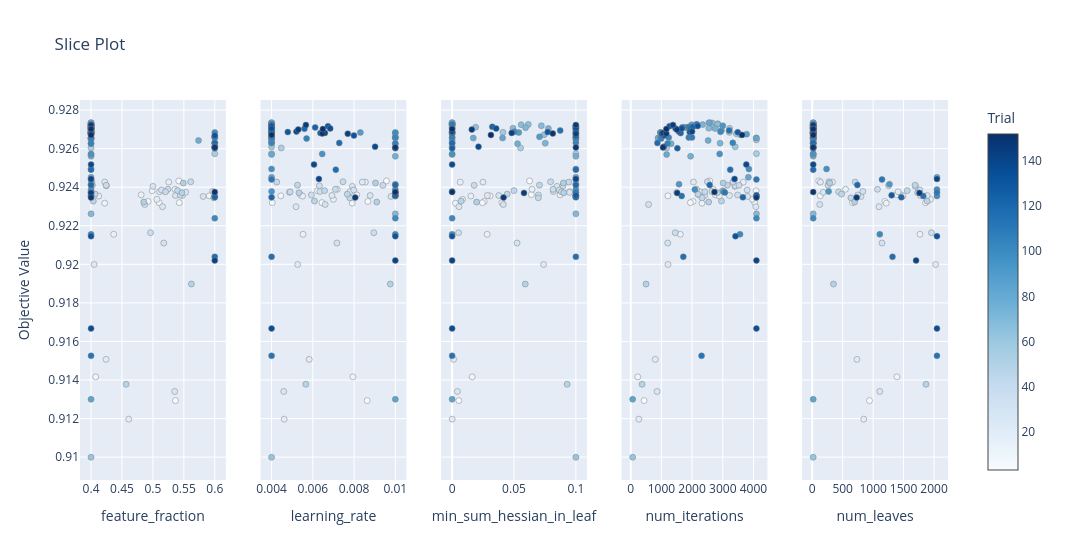

The cell this chart's notebook holds for it:
### Code cell
plot_slice(study)

### Figure 1 — Plotly figure (JSON) as saved in the notebook; plotly's stock layout.template omitted (floating-point values rounded to 4 significant figures; data arrays with more than 128 entries replaced by an {"elided": "..."} marker saying what was removed)
{"data": [{"marker": {"color": {"elided": "150 int values"}, "colorbar": {"title": {"text": "Trial"}, "x": 1, "xpad": 40}, "colorscale": [[0, "rgb(247,251,255)"], [0.125, "rgb(222,235,247)"], [0.25, "rgb(198,219,239)"], [0.375, "rgb(158,202,225)"], [0.5, "rgb(107,174,214)"], [0.625, "rgb(66,146,198)"], [0.75, "rgb(33,113,181)"], [0.875, "rgb(8,81,156)"], [1, "rgb(8,48,107)"]], "line": {"color": "Grey", "width": 0.5}, "showscale": true}, "mode": "markers", "name": "Feasible Trial", "showlegend": false, "type": "scatter", "x": {"elided": "150 float values"}, "xaxis": "x", "y": {"elided": "150 float values"}, "yaxis": "y"}, {"marker": {"color": {"elided": "150 int values"}, "colorbar": {"title": {"text": "Trial"}, "x": 1, "xpad": 40}, "colorscale": [[0, "rgb(247,251,255)"], [0.125, "rgb(222,235,247)"], [0.25, "rgb(198,219,239)"], [0.375, "rgb(158,202,225)"], [0.5, "rgb(107,174,214)"], [0.625, "rgb(66,146,198)"], [0.75, "rgb(33,113,181)"], [0.875, "rgb(8,81,156)"], [1, "rgb(8,48,107)"]], "line": {"color": "Grey", "width": 0.5}, "showscale": false}, "mode": "markers", "name": "Feasible Trial", "showlegend": false, "type": "scatter", "x": {"elided": "150 float values"}, "xaxis": "x2", "y": {"elided": "150 float values"}, "yaxis": "y2"}, {"marker": {"color": {"elided": "150 int values"}, "colorbar": {"title": {"text": "Trial"}, "x": 1, "xpad": 40}, "colorscale": [[0, "rgb(247,251,255)"], [0.125, "rgb(222,235,247)"], [0.25, "rgb(198,219,239)"], [0.375, "rgb(158,202,225)"], [0.5, "rgb(107,174,214)"], [0.625, "rgb(66,146,198)"], [0.75, "rgb(33,113,181)"], [0.875, "rgb(8,81,156)"], [1, "rgb(8,48,107)"]], "line": {"color": "Grey", "width": 0.5}, "showscale": false}, "mode": "markers", "name": "Feasible Trial", "showlegend": false, "type": "scatter", "x": {"elided": "150 float values"}, "xaxis": "x3", "y": {"elided": "150 float values"}, "yaxis": "y3"}, {"marker": {"color": {"elided": "150 int values"}, "colorbar": {"title": {"text": "Trial"}, "x": 1, "xpad": 40}, "colorscale": [[0, "rgb(247,251,255)"], [0.125, "rgb(222,235,247)"], [0.25, "rgb(198,219,239)"], [0.375, "rgb(158,202,225)"], [0.5, "rgb(107,174,214)"], [0.625, "rgb(66,146,198)"], [0.75, "rgb(33,113,181)"], [0.875, "rgb(8,81,156)"], [1, "rgb(8,48,107)"]], "line": {"color": "Grey", "width": 0.5}, "showscale": false}, "mode": "markers", "name": "Feasible Trial", "showlegend": false, "type": "scatter", "x": {"elided": "150 int values"}, "xaxis": "x4", "y": {"elided": "150 float values"}, "yaxis": "y4"}, {"marker": {"color": {"elided": "150 int values"}, "colorbar": {"title": {"text": "Trial"}, "x": 1, "xpad": 40}, "colorscale": [[0, "rgb(247,251,255)"], [0.125, "rgb(222,235,247)"], [0.25, "rgb(198,219,239)"], [0.375, "rgb(158,202,225)"], [0.5, "rgb(107,174,214)"], [0.625, "rgb(66,146,198)"], [0.75, "rgb(33,113,181)"], [0.875, "rgb(8,81,156)"], [1, "rgb(8,48,107)"]], "line": {"color": "Grey", "width": 0.5}, "showscale": false}, "mode": "markers", "name": "Feasible Trial", "showlegend": false, "type": "scatter", "x": {"elided": "150 int values"}, "xaxis": "x5", "y": {"elided": "150 float values"}, "yaxis": "y5"}], "layout": {"title": {"text": "Slice Plot"}, "width": 1500, "xaxis": {"anchor": "y", "domain": [0, 0.168], "title": {"text": "feature_fraction"}}, "xaxis2": {"anchor": "y2", "domain": [0.208, 0.376], "title": {"text": "learning_rate"}}, "xaxis3": {"anchor": "y3", "domain": [0.416, 0.584], "title": {"text": "min_sum_hessian_in_leaf"}}, "xaxis4": {"anchor": "y4", "domain": [0.624, 0.792], "title": {"text": "num_iterations"}}, "xaxis5": {"anchor": "y5", "domain": [0.832, 1], "title": {"text": "num_leaves"}}, "yaxis": {"anchor": "x", "domain": [0, 1], "title": {"text": "Objective Value"}}, "yaxis2": {"anchor": "x2", "domain": [0, 1], "matches": "y", "showticklabels": false}, "yaxis3": {"anchor": "x3", "domain": [0, 1], "matches": "y", "showticklabels": false}, "yaxis4": {"anchor": "x4", "domain": [0, 1], "matches": "y", "showticklabels": false}, "yaxis5": {"anchor": "x5", "domain": [0, 1], "matches": "y", "showticklabels": false}}}
